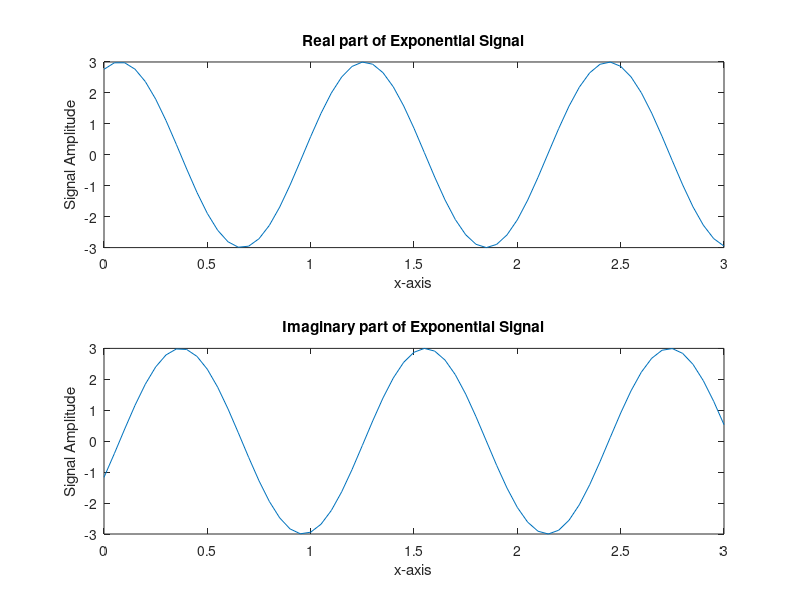

MATLAB code for this plot:
t = 0:0.05:3;
p = -0.4;
w = 2*p*(1250);
A = 3;
x = A*exp(1j*(w*t + p));
subplot(2,1,1);
plot(t, real(x));
title('Real part of Exponential Signal');
xlabel('x-axis');
ylabel('Signal Amplitude');
subplot(2,1,2);
plot(t, imag(x));
title('Imaginary part of Exponential Signal');
xlabel('x-axis');
ylabel('Signal Amplitude');
